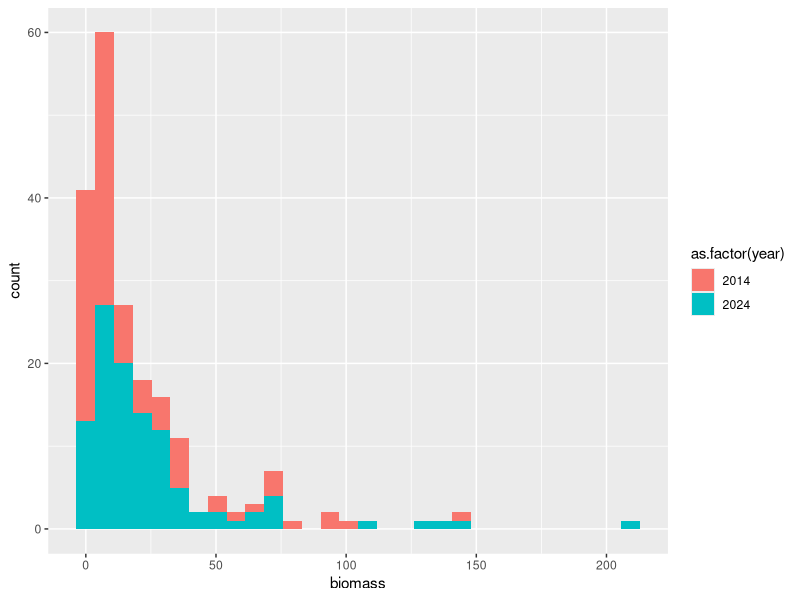

The R script that drew this image:
###################################################################
###
### 0_dataCleaning.R : Importing and cleaning data for upload to EDI.
###
### Authors: Millie Ortiz, Kimberly Komatsu
###
###################################################################

# Packages and Set-Up ----------------------------------------------------------------

library(readxl)
library(tidyverse)


# Read Data ---------------------------------------------------------------

### abundance data

abundance2014 <- read.csv("inv_data/ghost_fire_invert_community_2014.csv") %>% 
  select(year, month, watershed, block, plot, burn_trt, order, family, arthropod_ID, stage, collected, count)

abundance2019 <- read.csv("inv_data/ghost_fire_invert_community_2019.csv") %>% 
  select(year, month, watershed, block, plot, burn_trt, order, family, arthropod_ID, stage, collected, count)

abundance2024 <- read.csv("inv_data/ghost_fire_invert_community_2024.csv") %>% 
  select(year, month, watershed, block, plot, burn_trt, order, family, arthropod_ID, stage, collected, count)

abundance <- rbind(abundance2014, abundance2019, abundance2024) %>% 
  mutate(order=str_to_lower(order),
         family=str_to_lower(family),
         collected=str_to_lower(collected), 
         burn_trt=str_to_sentence(burn_trt)) %>% 
  mutate(order=ifelse(order %in% c('hemiptera:heteroptera', 'hemiptera:auchenorrhyncha', 'hemiptera:sternorrhyncha'), 'hemiptera', 
               ifelse(family %in% c('scathophagidae', 'culicidae', 'psilidae', 'chloropidae', 'pipunculidae'), 'diptera', 
               ifelse(family=='chrysomelidae', 'coleoptera', 
               ifelse(family %in% c('encrytidae', 'formicidae'), 'hymenoptera', 
               ifelse(family %in% c('blissidae', 'lygaeidae', 'tingidae'), 'hemiptera', order))))),
         family=ifelse(family=='tettigoniidae', 'tettigonidae', family)) %>% 
  select(-arthropod_ID)


### biomass data (only 2014 and 2024; missing samples from 2019 prevent analysis)

biomass2014 <- read.csv("inv_data/ghost_fire_invert_biomass_2014.csv") %>% 
  mutate(tube_mass=1000*tube_mass,
         combined_mass=1000*combined_mass,
         biomass=combined_mass-tube_mass) %>% 
  select(year, month, watershed, block, plot, burn_trt, contents, biomass) %>% 
  mutate(contents=ifelse(contents %in% c('Acrididae', 'Tettigonidae'), 'orthoptera', 
                  ifelse(contents=='Heteronemiidae', 'other', contents))) #change to more accurately reflect contents

biomass2024 <- read.csv("inv_data/ghost_fire_invert_biomass_2024.csv") %>% 
  mutate(tube_mass=ifelse(tube_mass==113.87, 1013.87, tube_mass),
         biomass=as.numeric(combined_mass)-tube_mass) %>% 
  select(year, month, watershed, block, plot, burn_trt, contents, biomass) %>% 
  mutate(contents=ifelse(contents=='oher', 'other', contents)) #fix spelling error

biomass <- rbind(biomass2014, biomass2024) %>% 
  mutate(burn_trt=str_to_sentence(burn_trt))

ggplot(biomass, aes(x=biomass, fill=as.factor(year))) + geom_histogram()

# Orthoptera only, generating estimates of biomass of observed but not collected individuals (hopped away too fast)

orthopteraCollected <- abundance %>% 
  filter(order=='orthoptera', collected=='collected') %>% 
  select(year, watershed, block, plot, order, family, count) %>% 
  group_by(year, watershed, block, plot, order) %>% 
  summarise(count=sum(count), .groups='drop')

orthopteraBiomass <- biomass %>% 
  filter(contents=="orthoptera") %>% 
  left_join(orthopteraCollected) %>%
  mutate(count=ifelse(is.na(count), 1, count)) %>% 
  group_by(year, burn_trt) %>% 
  summarise(orthoptera_biomass = mean(biomass/count)) %>% 
  ungroup()

observedBiomass <- abundance %>% 
  filter(collected=='observed',
         order=='orthoptera',
         year!=2019) %>% 
  left_join(orthopteraBiomass) %>% 
  mutate(biomass=count*orthoptera_biomass) %>% 
  select(year, month, watershed, block, plot, burn_trt, biomass)

biomassAll <- biomass %>% 
  select(year, month, watershed, block, plot, burn_trt, biomass) %>% 
  rbind(observedBiomass) %>% 
  group_by(year, month, watershed, block, plot, burn_trt) %>% 
  summarise(invertebrate_biomass=sum(biomass), .groups='drop')


### plant %C and %N data

CN2019 <- read_xlsx('inv_data/2019_ghost_fire_CN.xlsx') %>% 
  mutate(year=2019)

CN2024 <- read_xlsx('inv_data/2024_ghost_fire_CN.xlsx') %>% 
  mutate(year=2024)

CN <- rbind(CN2019, CN2024) %>% 
  rename(watershed=Watershed,
         block=Block,
         plot=Plot,
         growth_form=Type) %>% 
  mutate(burn_trt=ifelse(watershed %in% c('1D', 'SpB'), 'Annual', 'Unburned'))


# Write Data for EDI Project ---------------------------------------------------------------

write.csv(abundance, 'inv_data/GF_invertAbundance.csv', row.names=F)
write.csv(biomassAll, 'inv_data/GF_invertBiomass.csv', row.names=F)
write.csv(CN, 'inv_data/GF_plantCN.csv', row.names=F)
